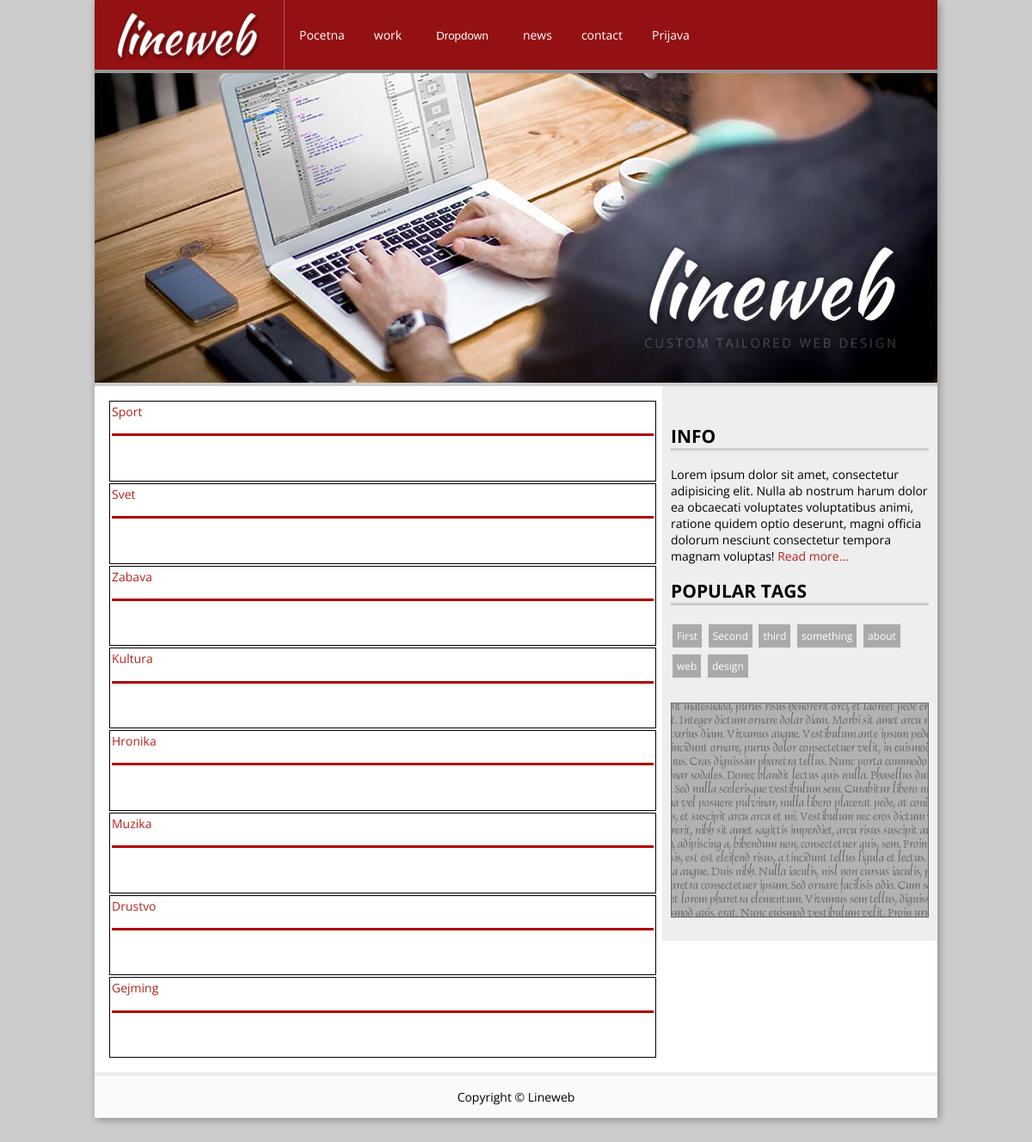
Page /p4/lineweb/proizvodi.php on the committed database.
### tables this page shows
CREATE TABLE IF NOT EXISTS `kategorije` (
  `id` int(3) UNSIGNED NOT NULL AUTO_INCREMENT,
  `naziv` varchar(50) NOT NULL,
  PRIMARY KEY (`id`)
);

### p4/lineweb/klase/classBaza.php (called while the page is built, shortened)
<?php
class Baza{
    protected $lokacija;
    protected $korime;
    protected $lozinka;
    protected $baza;
    protected $db;
    public function __construct(){
        $this->lokacija="localhost";
        $this->korime="root";
        $this->lozinka="";
        $this->baza="g2";
    }
    public function connect(){
        $this->db=@mysqli_connect($this->lokacija, $this->korime, $this->lozinka, $this->baza);
        return $this->db;
    }
    public function query($upit){
        return mysqli_query($this->db, $upit);
    }
    public function fetch_object($rez){
        return mysqli_fetch_object($rez);
    }
}
?>

### p4/lineweb/proizvodi.php (the view, shortened to what this page needs)
<?php
$db=new Baza();
?>
<!DOCTYPE html>
<html lang="sr">
<head>
    <link href="css/style.css" rel="stylesheet">
</head>
<body>
<div id="wrapper">
    <?php include_once("_menu.php");?>
    <div class="content">
        <div id="main">
        <?php
              $rez=$db->query($upit);
              while($red=$db->fetch_object($rez))
              {
                  echo "<div style='border: 1px solid black; width:100%;margin:2px;padding:2px'>";
                  echo "<a href='index.php?kategorija=".$red->kategorija."'>".$red->naziv."</a><br>";
                  echo "<h3><a href='proizvodi.php?id=".$red->id."'>".$red->naslov."</a></h3>";
                  echo "<p><b><a href='index.php?autor=".$red->autor."'>".$red->ime ." ".$red->prezime."</a></b> <i>".$red->vreme."</i><br></p>";
                  echo "</div>";
              }
          ?>
        </div>
        <?php include_once("_sidebar.php")?>
        </div>
        <?php include_once("_futer.php")?>
    </div>
</body>
</html>

### p4/lineweb/css/style.css (style rules this page uses)
body { background-color: #ccc; font-family: "Open Sans"; font-size: 0.875rem; margin:0; padding: 0; }
h1, h2, h3, h4, h5, h6 { text-transform: uppercase; border-bottom: 3px solid #b00203; }
a { text-decoration: none; color:#b2231d; }
#wrapper { background-color: white; width: 980px; margin: 0 auto 50px; border-radius: 2px; box-shadow: 2px 2px 10px #888888; }
.content { display:flex; align-items:flex-start; }
#main { padding: 15px; flex-basis: 630px; }

### rows in the picture
kategorije: naziv "Sport"
kategorije: naziv "Svet"
kategorije: naziv "Zabava"
kategorije: naziv "Kultura"
kategorije: naziv "Hronika"
kategorije: naziv "Muzika"
kategorije: naziv "Drustvo"
kategorije: naziv "Gejming"
